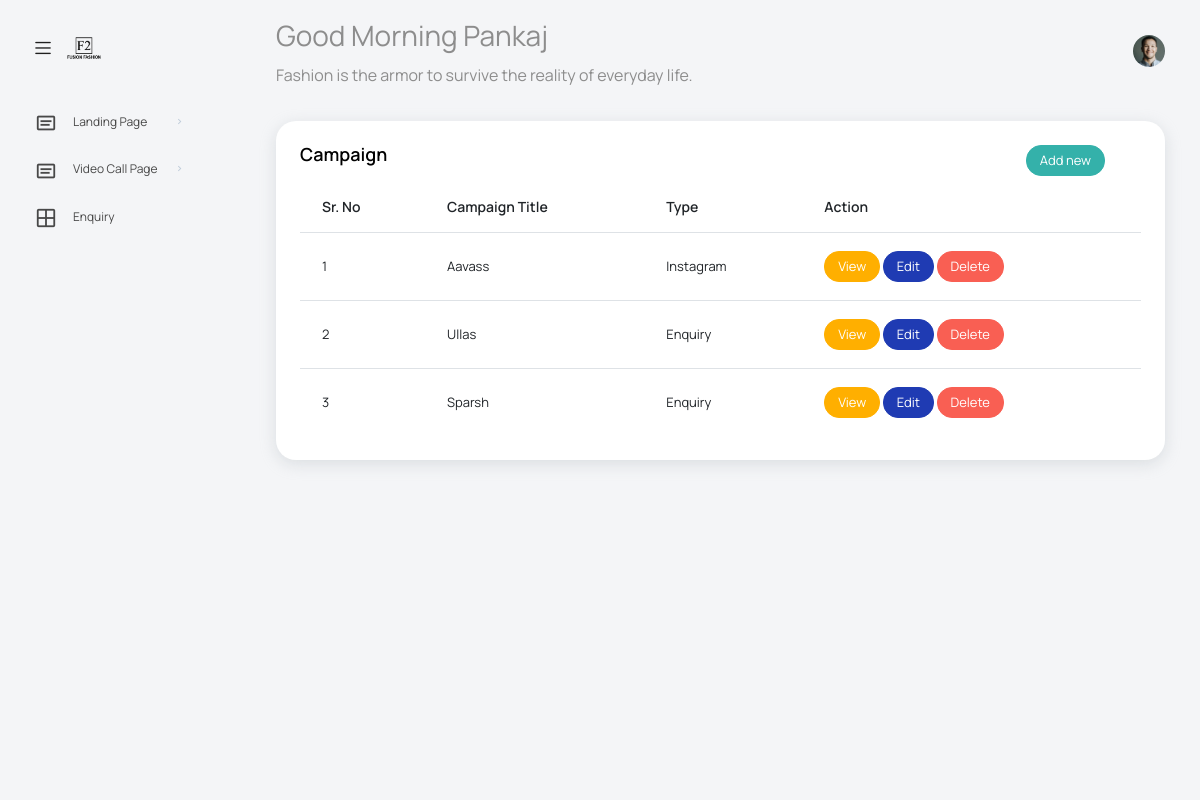
Before: /landing_page/campaign.php (signed in) with the older database file.
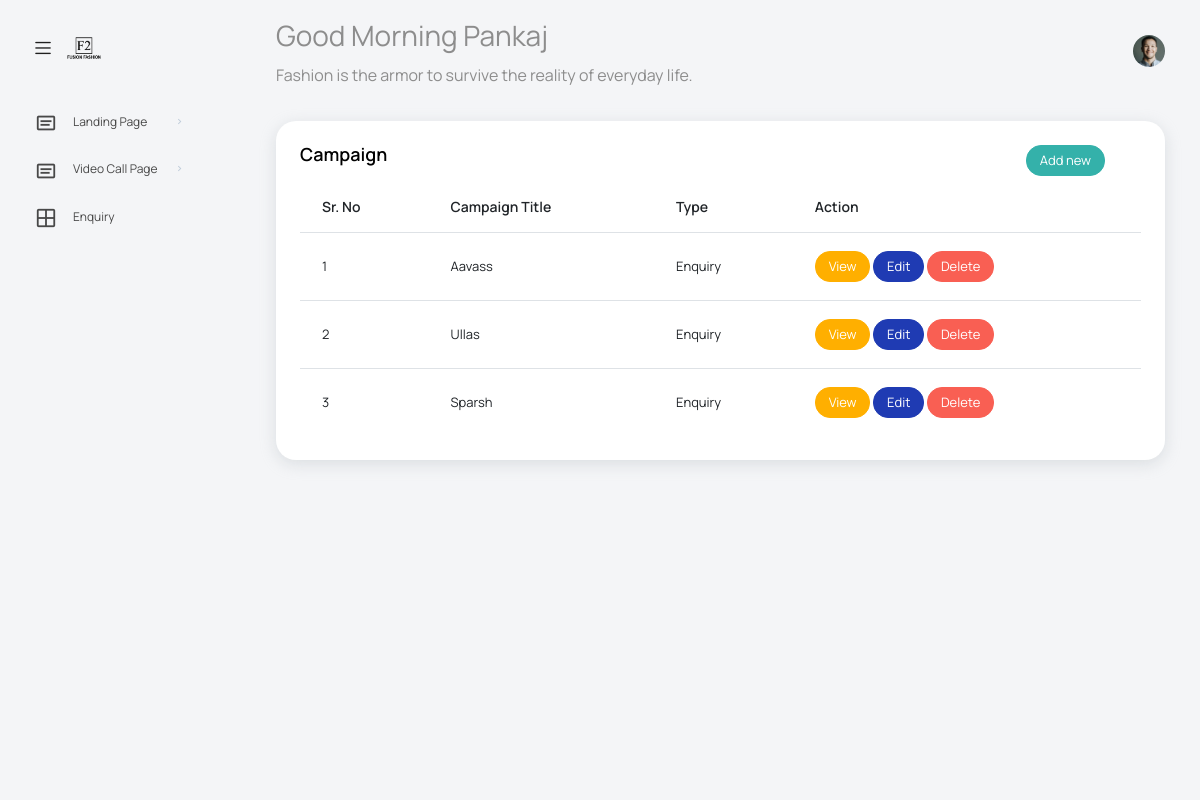
After: the same page with the newer database file.
### tables this page shows
CREATE TABLE `campaign` (
  `campaignId` int(10) NOT NULL,
  `headerImage` varchar(255) DEFAULT NULL,
  `titleImage` varchar(255) DEFAULT NULL,
  `title` varchar(255) DEFAULT NULL,
  `campaignHeroImage` varchar(255) DEFAULT NULL,
  `description` longtext NOT NULL,
  `campaignType` varchar(10) NOT NULL,
  `sequence` int(11) NOT NULL
);

### landing_page/campaign.php (the view, shortened to what this page needs)
<?php
include('../login/session.php');
?>
<?php include '../menu.php'; ?>
<div class="main-panel">
  <div class="content-wrapper">
    <div class="row">
      <div class="col-sm-12">
        <div class="col-md-12 grid-margin stretch-card">
          <div class="card">
            <div class="card-body">
              <div class="row d-flex justify-content-between">
                <div class="col-md-10">
                  <h4 class="card-title">Campaign</h4>
                </div>
                <div class="col-md-2">
                  <a class="btn btn-sm btn-success" href="addcampaign.php">Add new</a>
                </div>
              </div>
              <div class="table-responsive">
                <table class="table table-hover">
                  <thead>
                    <tr>
                      <th>Sr. No</th>
                      <th>Campaign Title</th>
                      <th>Type</th>
                      <th>Action</th>
                    </tr>
                  </thead>
                  <tbody class="campaignseq">
                    <?php
                    $counter = 1;
                    $sql = "select * from campaign order by sequence";
                    $result = mysqli_query($con, $sql);
                    if (mysqli_num_rows($result)) {
                      while ($row = mysqli_fetch_assoc($result)) {
                    ?>
                        <tr id="<?php echo $row['campaignId']; ?>">
                          <td><?php echo $counter ?></td>
                          <td><?php echo $row['title'] ?></td>
                          <td><?php echo $row['campaignType']; ?></td>
                          <td>
                            <a class="btn btn-sm btn-warning" href="viewcampaign.php?id=<?php echo $row['campaignId'] ?>">
                              View
                            </a>
                            <a class="btn btn-sm btn-primary" href="editcampaign.php?id=<?php echo $row['campaignId'] ?>">
                              Edit
                            </a>
                            <a class="btn btn-sm btn-danger" href="campaign.php?delete=<?php echo $row['campaignId'] ?>" onclick="return confirm('Are you sure to delete this record?')">
                              Delete
                            </a>
                          </td>
                        </tr>
                    <?php $counter++;
                      }
                    }
                    ?>
                  </tbody>
                </table>
              </div>
            </div>
          </div>
        </div>
      </div>
    </div>
  </div>
</div>
<?php include '../footer.php'; ?>

Changed rows visible on the page:
changed campaign "Aavass": campaignType "Instagram" → "Enquiry"
